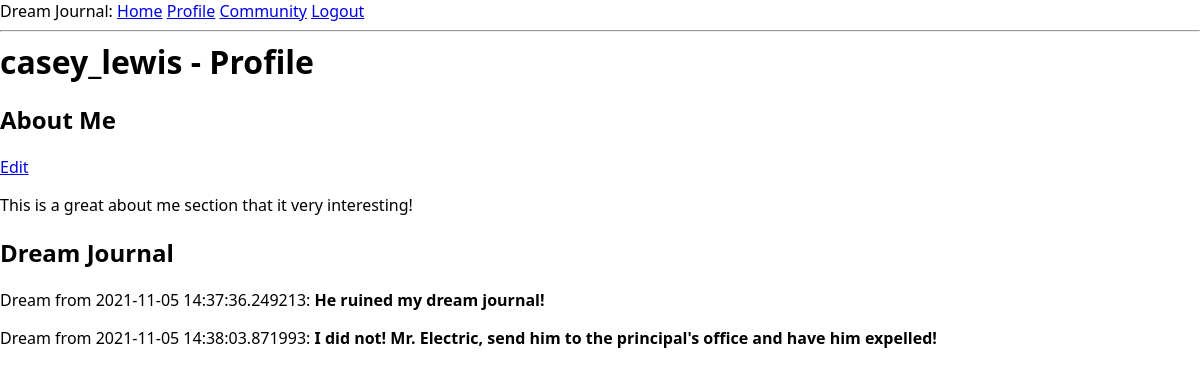
Page /profile/5 (signed in) on the earlier database version.
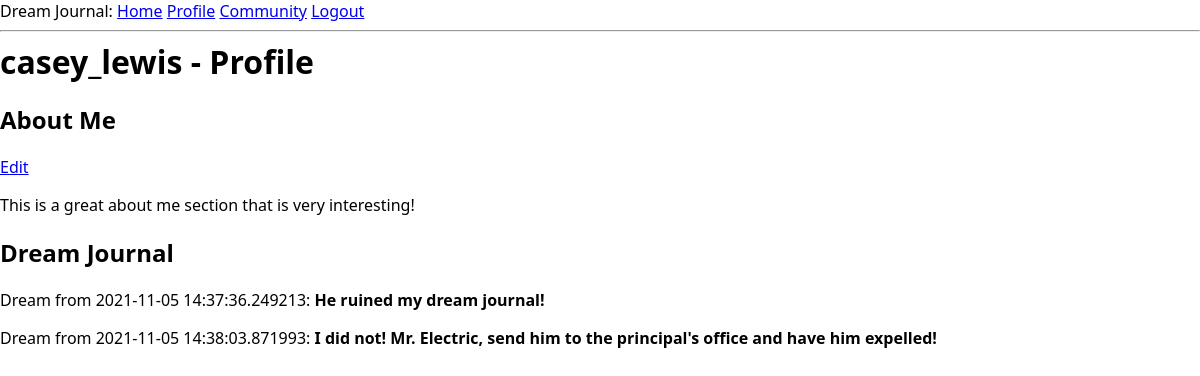
Same page on the later database version.
### app/models.py (models this page shows, shortened)
class User(UserMixin, db.Model):
    id = db.Column(db.Integer, primary_key=True)
    username = db.Column(db.String(64), index=True, unique=True)
    about_me = db.Column(db.String(140))
    email = db.Column(db.String(120), index=True, unique=True)
    password_hash = db.Column(db.String(128))
    posts = db.relationship('Post', backref='author', lazy='dynamic')

### app/routes.py (the view)
@app.route('/profile/<int:id>')
@login_required
def profile_page(id):
    this_user = User.query.get_or_404(id)
    posts = this_user.posts.all()
    return render_template("profile.html", title='Profile Page', usr=this_user, posts=posts)

### app/models.py (called while the page is built)
@login.user_loader
def load_user(id):
    return User.query.get(int(id))

### app/templates/profile.html
{% extends "base.html" %}
{% block content %}
    <h1>{{ usr.username }} - Profile</h1>
    <h2>About Me</h2>
    {% if usr.id == current_user.id %}
    <a href="{{ url_for('edit_profile', id = current_user.id) }}">Edit</a>
    {% endif %}
    {% if usr.about_me %}
    <p>{{ usr.about_me }}</p>
    {% else %}
    <p>This About Me has not been set up yet!</p>
    {% endif %}
    <h2>Dream Journal</h2>
    {% if posts %}
        {% for post in posts %}
        <div><p>Dream from {{ post.timestamp }}: <b>{{ post.body }}</b></p></div>
        {% endfor %}
    {% else %}
    <p>No posts yet!</p>
    {% endif %}
{% endblock %}

Differences in the rows shown:
changed User "casey_lewis": about_me "This is a great about me section that it very interesting!" → "This is a great about me section that is very interesting!"
